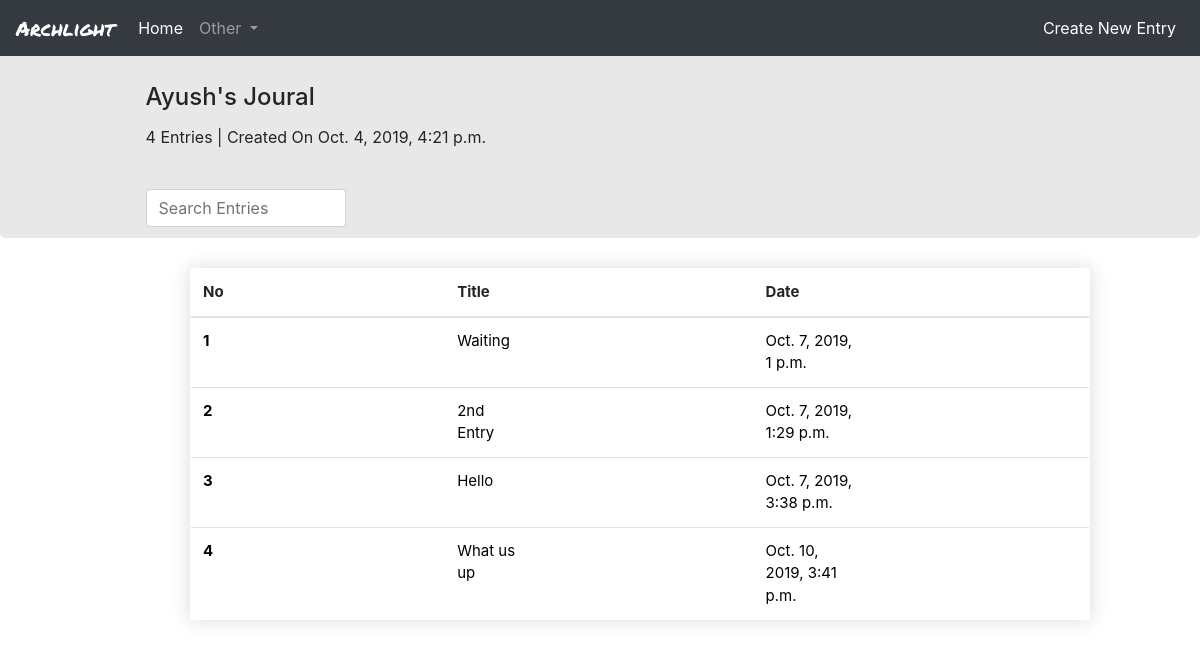
The app's page / (signed in), older data.
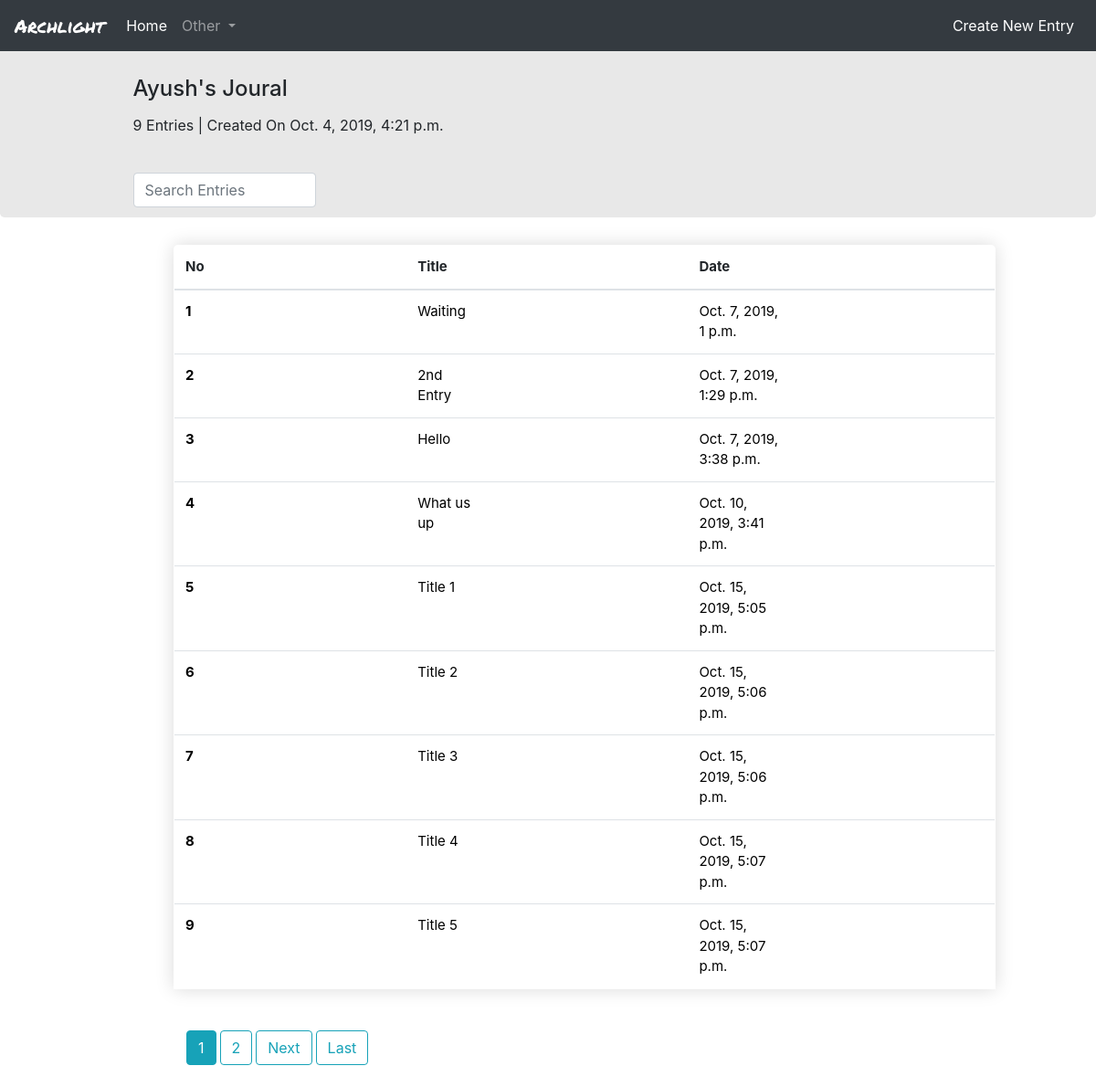
The same page, newer data.
### diary/models.py (models this page shows, shortened)
class Entry(models.Model):
    title = models.CharField(max_length=50, default=final_date)
    date = models.DateTimeField(default=timezone.now)
    content = models.TextField()
    author = models.ForeignKey(
        User, on_delete=models.CASCADE, default='Unknown')

### diary/views.py (the view)
# urls.py: path('', index.as_view(), name="index"),
class index(LoginRequiredMixin, ListView):
    template_name = 'diary/index.html'
    context_object_name = 'entries'
    paginate_by = 9
    def get_queryset(self):
        self.query = self.request.GET.get("q")
        if self.query:
            return Entry.objects.filter(
                Q(title__icontains=self.query),
                author=self.request.user
            ).distinct()
        else:
            return Entry.objects.filter(author=self.request.user)

### diary/templates/diary/index.html (shortened to what this page needs)
{% extends 'diary/base.html' %}
{% block content %}
{% load staticfiles %}
<link rel= "stylesheet" type= "text/css" href = "{% static 'diary/home.css' %}">
<div class="content">
  <div class="jumbotron">
    <h4>{{ user }}'s Joural</h4>
    <p>{{ entries.count }} Entries | Created On {{ user.date_joined }} </p>
    <form method="GET" action="" class="searcher form-group">
      <input type="text" name="q" placeholder="Search Entries" value="{{ request.GET.q }}" class="form-control search-txtb">
    </form>
  </div>
  <table class="table col-md-9">
    <thead>
      <tr>
        <th scope="col">No</th>
        <th scope="col">Title</th>
        <th scope="col">Date</th>
      </tr>
    </thead>
    <tbody>
      {% for entry in entries %}
        <tr>
          <th scope="row"><a href="{% url 'diary:entry-update' entry.id %}">{{ forloop.counter }}</a></th>
          <td><a href="{% url 'diary:entry-update' entry.id %}">{{ entry.title }}</a></td>
          <td><a href="{% url 'diary:entry-update' entry.id %}">{{ entry.date }}</a></td>
        </tr>
    {% endfor %}
    </tbody>
  </table>
<div class="pagination">
{% if is_paginated %}
      {% for num in page_obj.paginator.page_range %}
        {% if page_obj.number == num %}
          <a class="btn btn-info mb-4" href="?page={{ num }}">{{ num }}</a>
        {% elif num > page_obj.number|add:'-2' and num < page_obj.number|add:'2' %}
          <a class="btn btn-outline-info mb-4" href="?page={{ num }}">{{ num }}</a>
        {% endif %}
      {% endfor %}
      {% if page_obj.has_next %}
        <a class="btn btn-outline-info mb-4" href="?page={{ page_obj.next_page_number }}">Next</a>
        <a class="btn btn-outline-info mb-4" href="?page={{ page_obj.paginator.num_pages }}">Last</a>
      {% endif %}
    {% endif %}
</div>
  </div>
{% endblock content %}

### diary/templates/diary/base.html (shortened to what this page needs)
<!DOCTYPE html>
<html lang="en">
<head>
<div class="self-container" style="margin:0; padding: 0;">
    <link rel="stylesheet" href="https://stackpath.bootstrapcdn.com/bootstrap/4.3.1/css/bootstrap.min.css">
  <link rel="stylesheet" href="https://use.fontawesome.com/releases/v5.6.3/css/all.css">
</head>
<body>
		<nav class="navbar navbar-expand-lg navbar-dark bg-dark fixed-top">
	  <a class="navbar-brand" href="{% url 'diary:index' %}" style="font-family: 'Permanent Marker'">Archlight</a>
	  <div class="collapse navbar-collapse" id="navbarSupportedContent">
	  	{% if user.is_authenticated %}
	    <ul class="navbar-nav mr-auto">
	      <li class="nav-item active">
	        <a class="nav-link" href="{% url 'diary:index' %}">Home <span class="sr-only">(current)</span></a>
	      </li>
	      <li class="nav-item dropdown">
	        <a class="nav-link dropdown-toggle" href="#" id="navbarDropdown" role="button" data-toggle="dropdown" aria-haspopup="true" aria-expanded="false">
	          Other
	        </a>
	    </li>
	    </ul>
	    <ul class="navbar-nav ml-auto">
		  <li class="nav-item active">
	        <a class="nav-link" href="{% url 'diary:entry-create' %}">Create New Entry <span class="sr-only">(current)</span></a>
	      </li>
	    </ul>
	    {% endif %}
	  </div>
	</nav>
	<br>
	<br>
	{% block content %}
	{% endblock content %}
  </body>
</html>

### diary/static/diary/home.css (style rules this page uses)
.content { margin: 0; padding: 0; overflow-x: hidden; }
.jumbotron { margin: 0; background: #E8E8E8; height: 190px; }
.jumbotron h4, p { transform: translate(10%, -100%); }
.searcher { margin-left: 10%; }
.search-txtb { width: 200px; }
.pagination { margin-top: 45px; margin-left: 17%; }
.pagination a { margin-right: 4px; }
table { border-collapse: collapse; margin: 30px 180px; margin-left: 190px; font-size: 0.9em; border-radius: 5px 5px 0 0; overflow: hidden; box-shadow: 0 0 20px rgba(0, 0, 0, 0.15); border-spacing: 0; width: 80%; border: 1px solid #ddd; font-size: 15px; }
td a, th a { padding-right: 220px; display: block; color: black; clear: both; }

Row changes from the older to the newer data that the page shows:
added Entry: title "Title 1", date "Oct. 15, 2019, 5:05 p.m."
added Entry: title "Title 2", date "Oct. 15, 2019, 5:06 p.m."
added Entry: title "Title 3", date "Oct. 15, 2019, 5:06 p.m."
added Entry: title "Title 4", date "Oct. 15, 2019, 5:07 p.m."
added Entry: title "Title 5", date "Oct. 15, 2019, 5:07 p.m."
Text that changed along with them:
{{ entries.count }}: "4" → "9"
new list line: "1"
new list line: "2"
text now shown: "Next Last"
